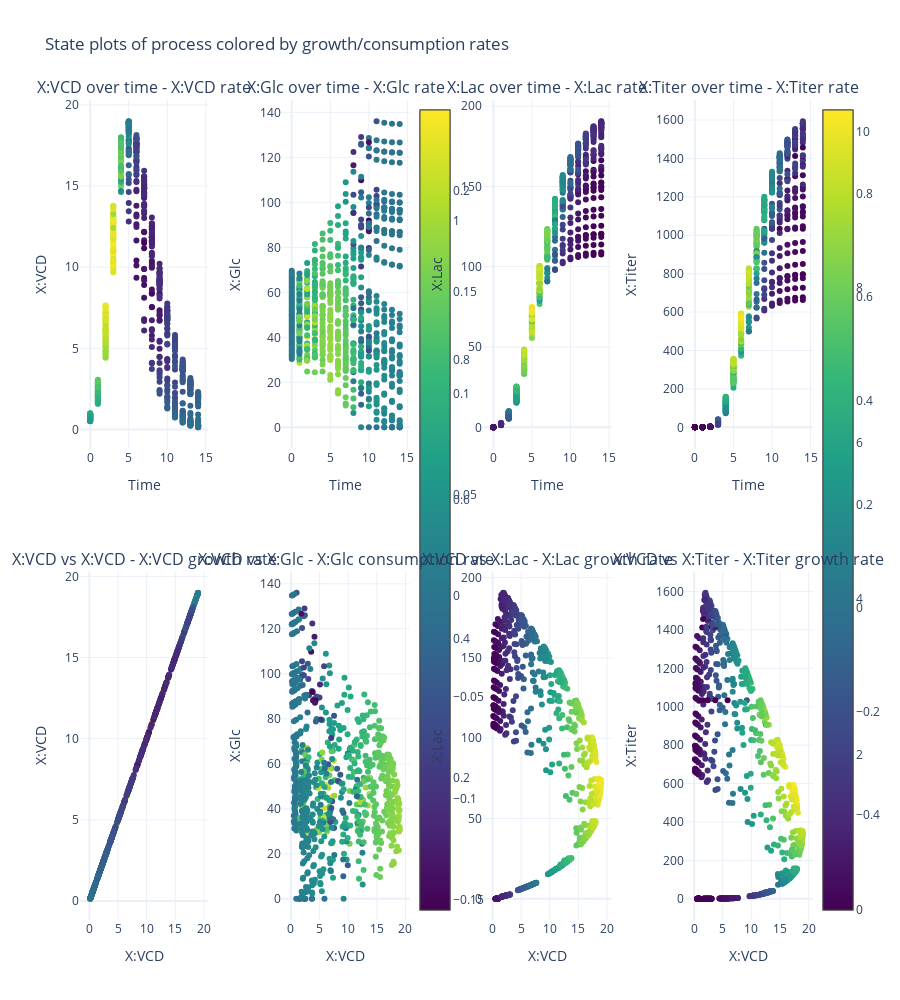

The notebook cell saved with this chart:
### Code cell
plot_state_data_color_by_rate(X_test, Y_test, t_steps=15, sign_mask=sign_mask)

### Figure 1 — Plotly figure (JSON) as saved in the notebook; plotly's stock layout.template omitted (floating-point values rounded to 4 significant figures; data arrays with more than 128 entries replaced by an {"elided": "..."} marker saying what was removed)
{"data": [{"marker": {"color": {"elided": "750 float values"}, "colorbar": {"len": 1, "x": 0.45}, "colorscale": [[0, "#440154"], [0.1111, "#482878"], [0.2222, "#3e4989"], [0.3333, "#31688e"], [0.4444, "#26828e"], [0.5556, "#1f9e89"], [0.6667, "#35b779"], [0.7778, "#6ece58"], [0.8889, "#b5de2b"], [1, "#fde725"]], "showscale": true}, "mode": "markers", "type": "scatter", "x": {"elided": "750 int values"}, "xaxis": "x", "y": {"elided": "750 float values"}, "yaxis": "y"}, {"marker": {"color": {"elided": "750 float values"}, "colorbar": {"len": 1, "x": 1}, "colorscale": [[0, "#440154"], [0.1111, "#482878"], [0.2222, "#3e4989"], [0.3333, "#31688e"], [0.4444, "#26828e"], [0.5556, "#1f9e89"], [0.6667, "#35b779"], [0.7778, "#6ece58"], [0.8889, "#b5de2b"], [1, "#fde725"]], "showscale": true}, "mode": "markers", "type": "scatter", "x": {"elided": "750 int values"}, "xaxis": "x2", "y": {"elided": "750 float values"}, "yaxis": "y2"}, {"marker": {"color": {"elided": "750 float values"}, "colorbar": {"len": 1, "x": 0.45}, "colorscale": [[0, "#440154"], [0.1111, "#482878"], [0.2222, "#3e4989"], [0.3333, "#31688e"], [0.4444, "#26828e"], [0.5556, "#1f9e89"], [0.6667, "#35b779"], [0.7778, "#6ece58"], [0.8889, "#b5de2b"], [1, "#fde725"]], "showscale": true}, "mode": "markers", "type": "scatter", "x": {"elided": "750 int values"}, "xaxis": "x3", "y": {"elided": "750 float values"}, "yaxis": "y3"}, {"marker": {"color": {"elided": "750 float values"}, "colorbar": {"len": 1, "x": 1}, "colorscale": [[0, "#440154"], [0.1111, "#482878"], [0.2222, "#3e4989"], [0.3333, "#31688e"], [0.4444, "#26828e"], [0.5556, "#1f9e89"], [0.6667, "#35b779"], [0.7778, "#6ece58"], [0.8889, "#b5de2b"], [1, "#fde725"]], "showscale": true}, "mode": "markers", "type": "scatter", "x": {"elided": "750 int values"}, "xaxis": "x4", "y": {"elided": "750 float values"}, "yaxis": "y4"}, {"marker": {"color": {"elided": "750 float values"}, "colorscale": [[0, "#440154"], [0.1111, "#482878"], [0.2222, "#3e4989"], [0.3333, "#31688e"], [0.4444, "#26828e"], [0.5556, "#1f9e89"], [0.6667, "#35b779"], [0.7778, "#6ece58"], [0.8889, "#b5de2b"], [1, "#fde725"]]}, "mode": "markers", "type": "scatter", "x": {"elided": "750 float values"}, "xaxis": "x5", "y": {"elided": "750 float values"}, "yaxis": "y5"}, {"marker": {"color": {"elided": "750 float values"}, "colorscale": [[0, "#440154"], [0.1111, "#482878"], [0.2222, "#3e4989"], [0.3333, "#31688e"], [0.4444, "#26828e"], [0.5556, "#1f9e89"], [0.6667, "#35b779"], [0.7778, "#6ece58"], [0.8889, "#b5de2b"], [1, "#fde725"]]}, "mode": "markers", "type": "scatter", "x": {"elided": "750 float values"}, "xaxis": "x6", "y": {"elided": "750 float values"}, "yaxis": "y6"}, {"marker": {"color": {"elided": "750 float values"}, "colorscale": [[0, "#440154"], [0.1111, "#482878"], [0.2222, "#3e4989"], [0.3333, "#31688e"], [0.4444, "#26828e"], [0.5556, "#1f9e89"], [0.6667, "#35b779"], [0.7778, "#6ece58"], [0.8889, "#b5de2b"], [1, "#fde725"]]}, "mode": "markers", "type": "scatter", "x": {"elided": "750 float values"}, "xaxis": "x7", "y": {"elided": "750 float values"}, "yaxis": "y7"}, {"marker": {"color": {"elided": "750 float values"}, "colorscale": [[0, "#440154"], [0.1111, "#482878"], [0.2222, "#3e4989"], [0.3333, "#31688e"], [0.4444, "#26828e"], [0.5556, "#1f9e89"], [0.6667, "#35b779"], [0.7778, "#6ece58"], [0.8889, "#b5de2b"], [1, "#fde725"]]}, "mode": "markers", "type": "scatter", "x": {"elided": "750 float values"}, "xaxis": "x8", "y": {"elided": "750 float values"}, "yaxis": "y8"}], "layout": {"annotations": [{"font": {"size": 16}, "showarrow": false, "text": "X:VCD over time - X:VCD rate", "x": 0.0875, "xanchor": "center", "xref": "paper", "y": 1, "yanchor": "bottom", "yref": "paper"}, {"font": {"size": 16}, "showarrow": false, "text": "X:Glc over time - X:Glc rate", "x": 0.3625, "xanchor": "center", "xref": "paper", "y": 1, "yanchor": "bottom", "yref": "paper"}, {"font": {"size": 16}, "showarrow": false, "text": "X:Lac over time - X:Lac rate", "x": 0.6375, "xanchor": "center", "xref": "paper", "y": 1, "yanchor": "bottom", "yref": "paper"}, {"font": {"size": 16}, "showarrow": false, "text": "X:Titer over time - X:Titer rate", "x": 0.9125, "xanchor": "center", "xref": "paper", "y": 1, "yanchor": "bottom", "yref": "paper"}, {"font": {"size": 16}, "showarrow": false, "text": "X:VCD vs X:VCD - X:VCD growth rate", "x": 0.0875, "xanchor": "center", "xref": "paper", "y": 0.425, "yanchor": "bottom", "yref": "paper"}, {"font": {"size": 16}, "showarrow": false, "text": "X:VCD vs X:Glc - X:Glc consumption rate", "x": 0.3625, "xanchor": "center", "xref": "paper", "y": 0.425, "yanchor": "bottom", "yref": "paper"}, {"font": {"size": 16}, "showarrow": false, "text": "X:VCD vs X:Lac - X:Lac growth rate", "x": 0.6375, "xanchor": "center", "xref": "paper", "y": 0.425, "yanchor": "bottom", "yref": "paper"}, {"font": {"size": 16}, "showarrow": false, "text": "X:VCD vs X:Titer - X:Titer growth rate", "x": 0.9125, "xanchor": "center", "xref": "paper", "y": 0.425, "yanchor": "bottom", "yref": "paper"}], "height": 1000, "showlegend": false, "title": {"text": "State plots of process colored by growth/consumption rates"}, "xaxis": {"anchor": "y", "domain": [0, 0.175], "title": {"text": "Time"}}, "xaxis2": {"anchor": "y2", "domain": [0.275, 0.45], "title": {"text": "Time"}}, "xaxis3": {"anchor": "y3", "domain": [0.55, 0.725], "title": {"text": "Time"}}, "xaxis4": {"anchor": "y4", "domain": [0.825, 1], "title": {"text": "Time"}}, "xaxis5": {"anchor": "y5", "domain": [0, 0.175], "title": {"text": "X:VCD"}}, "xaxis6": {"anchor": "y6", "domain": [0.275, 0.45], "title": {"text": "X:VCD"}}, "xaxis7": {"anchor": "y7", "domain": [0.55, 0.725], "title": {"text": "X:VCD"}}, "xaxis8": {"anchor": "y8", "domain": [0.825, 1], "title": {"text": "X:VCD"}}, "yaxis": {"anchor": "x", "domain": [0.575, 1], "title": {"text": "X:VCD"}}, "yaxis2": {"anchor": "x2", "domain": [0.575, 1], "title": {"text": "X:Glc"}}, "yaxis3": {"anchor": "x3", "domain": [0.575, 1], "title": {"text": "X:Lac"}}, "yaxis4": {"anchor": "x4", "domain": [0.575, 1], "title": {"text": "X:Titer"}}, "yaxis5": {"anchor": "x5", "domain": [0, 0.425], "title": {"text": "X:VCD"}}, "yaxis6": {"anchor": "x6", "domain": [0, 0.425], "title": {"text": "X:Glc"}}, "yaxis7": {"anchor": "x7", "domain": [0, 0.425], "title": {"text": "X:Lac"}}, "yaxis8": {"anchor": "x8", "domain": [0, 0.425], "title": {"text": "X:Titer"}}}}
